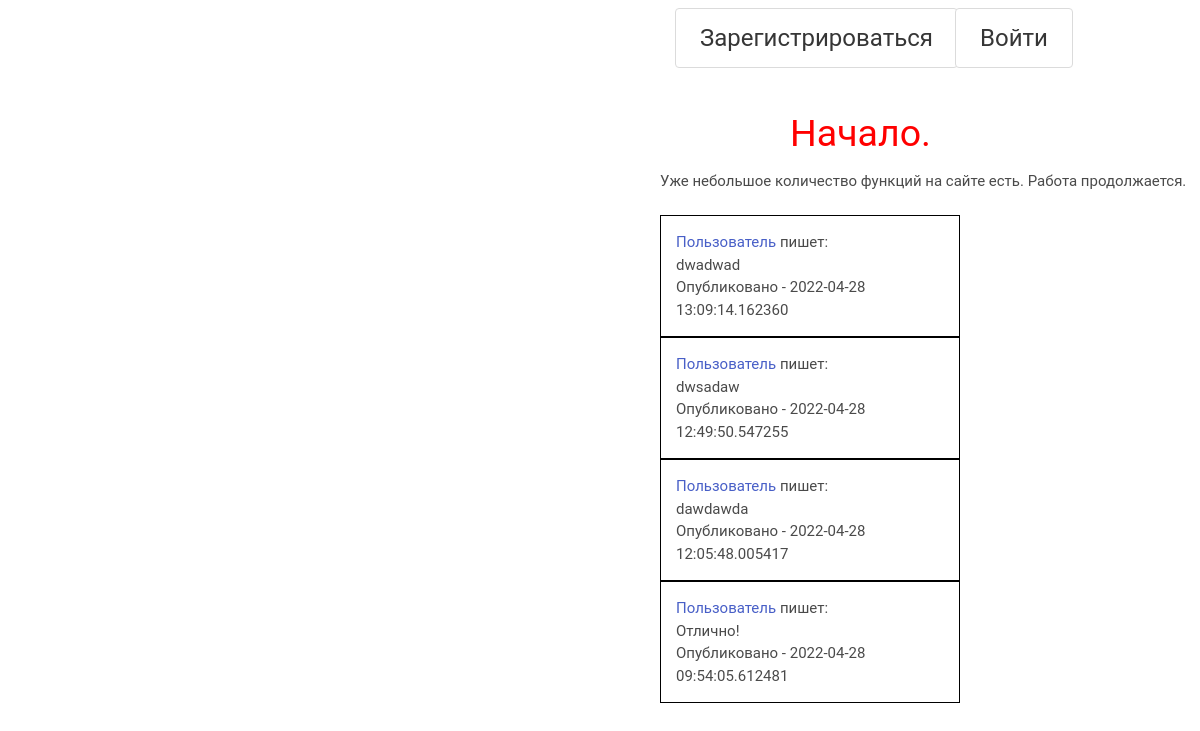
The page /news/1 on the database as committed earlier.
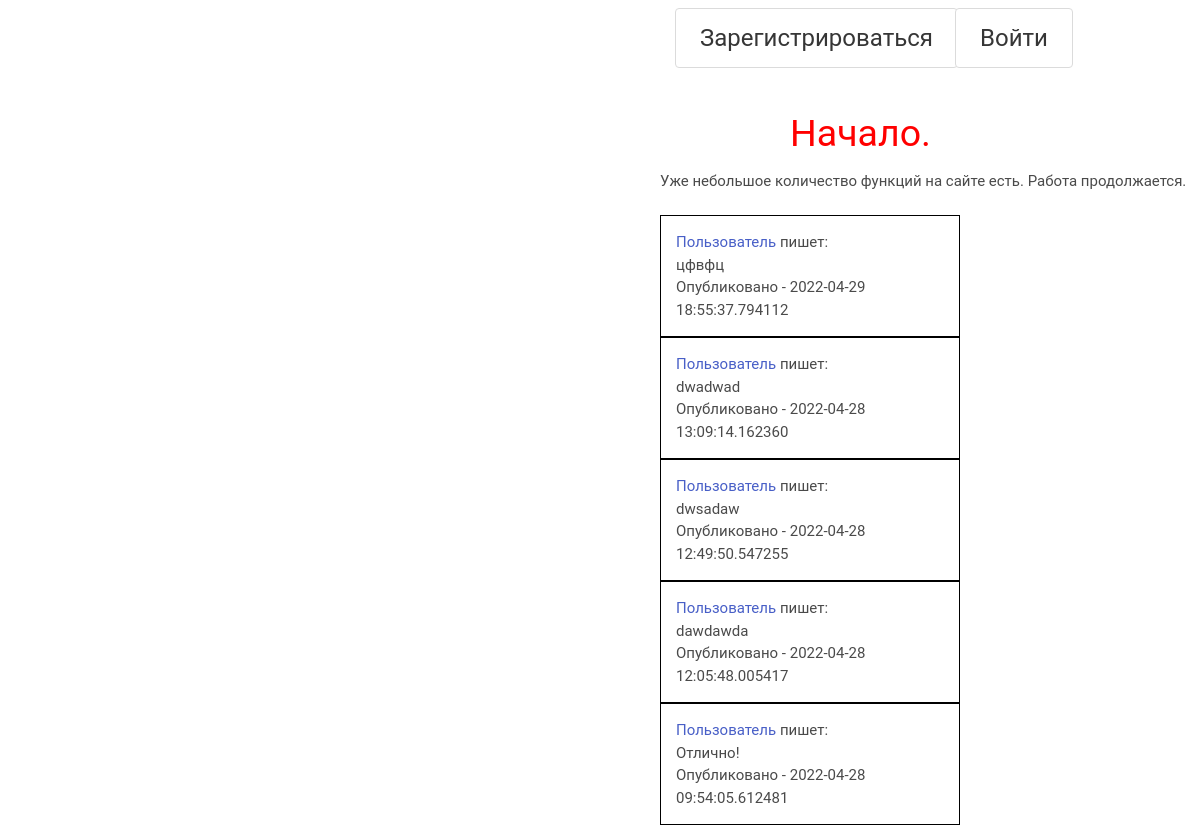
The same page on the database as committed later.
### databases/commentaries.py (models this page shows)
class Comment(SqlAlchemyBase):
    __tablename__ = "comments"
    id = sqlalchemy.Column(sqlalchemy.Integer, primary_key=True, autoincrement=True)
    user_id = sqlalchemy.Column(sqlalchemy.Integer, nullable=True)
    type_id = sqlalchemy.Column(sqlalchemy.String, nullable=True)
    text = sqlalchemy.Column(sqlalchemy.String, nullable=True)
    date = sqlalchemy.Column(sqlalchemy.DateTime, default=datetime.datetime.now)

### main.py (the view)
@app.route('/news/<int:id>', methods=['GET', 'POST'])
def news_page(id, message=''):
    db_sess = db_session.create_session()
    news = db_sess.query(SiteNews).filter(SiteNews.id == id).first()
    all_comments = db_sess.query(Comment).filter(Comment.type_id.like("%news%")).all()
    this_news_comments = [i for i in all_comments
                          if int(i.type_id[len(i.type_id) - i.type_id[::-1].index(':'):]) == id]
    return render_template('newspage.html', title=news.title, sitenews=news, news_id=id, comments=this_news_comments,
                           message=message)

### databases/db_session.py (called while the page is built)
def create_session() -> Session:
    global __factory
    return __factory()

### templates/newspage.html (shortened to what this page needs)
{% extends "base.html" %}
{% block content %}
<h1>{{sitenews.title}}</h1>
<div class="newsdesc">
    {{sitenews.content}}
    <br>
    <br>
    {% for comment in comments[::-1]%}
    <div class="onenewsdiv">
        <h2><a href=/user/{{comment.user_id}}>Пользователь</a> пишет:</h2>
        <div>
            <p>{{comment.text}}</p>
        </div>
        <div>
            <p>Опубликовано - {{comment.date}}</p>
        </div>
    </div>
    {% endfor %}
</div>
{% endblock %}

Rows that differ between the two databases and show on the page:
added Comment: text "цфвфц", date "2022-04-29 18:55:37.794112"
